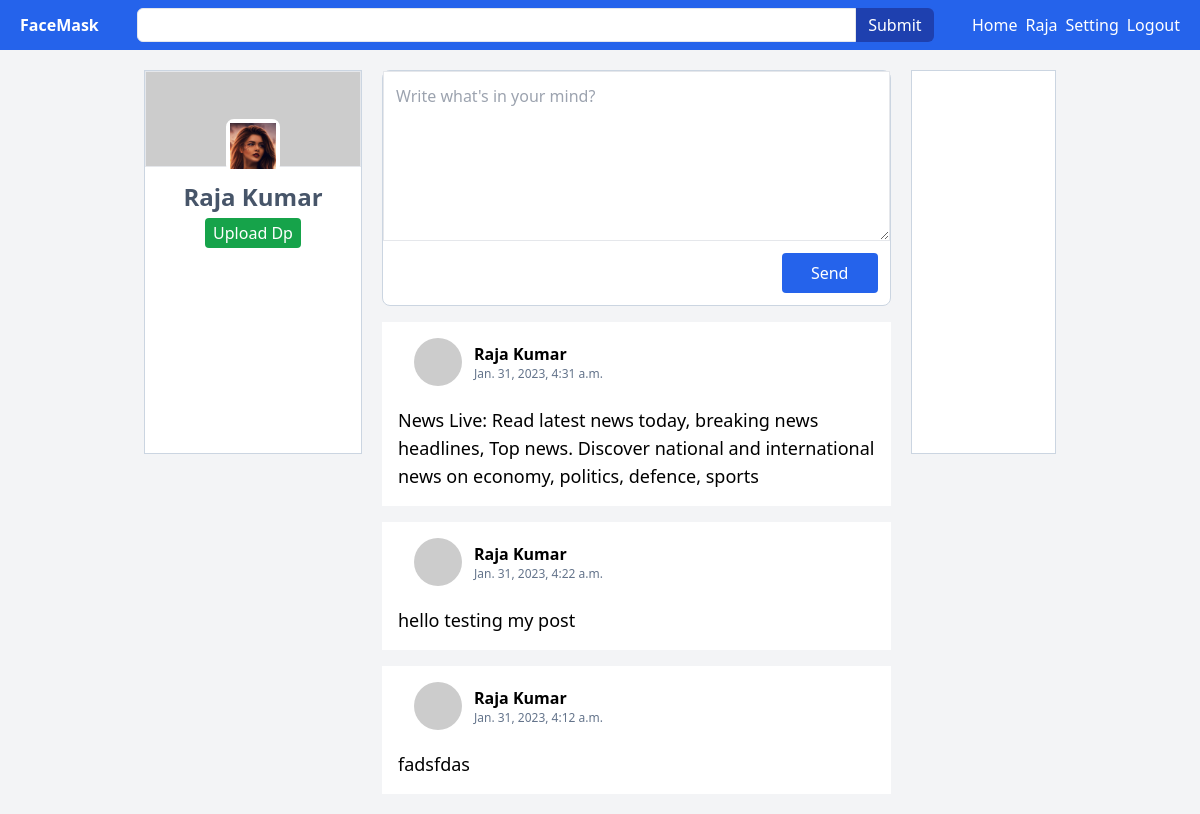
Page /profile/ (signed in) on the committed database.
### social/models.py (models this page shows, shortened)
class Account(models.Model):
    user = models.OneToOneField(User, on_delete=models.CASCADE)
    contact = models.IntegerField()
    dob = models.DateField()
    gender = models.CharField(max_length=5, choices=GENDER)
    dp = models.ImageField(upload_to="dp/", blank=True, null=True)

class Post(models.Model):
    post_by = models.ForeignKey(User,on_delete=models.CASCADE)
    caption = models.TextField()
    date_of_creation = models.DateTimeField(auto_now_add=True)
    image = models.ImageField(upload_to="post/",null=True,blank=True)

### social/views.py (the view)
# urls.py: path("profile/", profile, name="profile"),
@login_required()
def profile(r):
    data = {}
    data['posts'] = Post.objects.order_by("-id")
    return render(r, "profile.html",data)

### templates/profile.html (shortened to what this page needs)
{%load static%}
<!DOCTYPE html>
<html lang="en">
<head>
    <script src="https://cdn.tailwindcss.com"></script>
</head>
<body class="bg-gray-100">
    <nav class="bg-blue-600 py-2 px-5 flex flex-1 justify-between items-center">
        <h1 class="text-white font-bold">FaceMask</h1>
        <form action="" method="get" class="flex gap-0">
            <input type="text" class="border px-3 py-1 outline-0 focus:outline-none rounded-l-md" size="70">
            <input type="submit" class="bg-blue-800 hover:bg-blue-900 text-white px-3 py-1 rounded-r-md">
        </form>
        <div class="flex gap-2 capitalize">
            <a href="" class="text-white hover:text-slate-200">Home</a>
            <a href="" class="text-white hover:text-slate-200">{{ user.first_name }}</a>
            <a href="" class="text-white hover:text-slate-200">Setting</a>
            <a href="{% url 'logout' %}" class="text-white hover:text-slate-200">logout</a>
        </div>
    </nav>
    <div class="flex gap-5 py-5 px-36">
        <div class="w-3/12">
            <div class="bg-white border border-slate-300 w-full h-96">
                <div class="flex flex-col">
                    <div class="flex flex-col gap-2 justify-center items-center">
                        <div class="w-1/4 mx-auto bg-slate-500 rounded-lg -mt-12 h-auto border-4 border-white">
                            <img src="{{user.account.dp.url}}" alt="">
                        </div>
                        <h2 class="font-bold text-slate-600 capitalize text-2xl ">{{ user.first_name }} {{ user.last_name }}</h2>
                        <form action="{% url 'uploadDp' %}" method="post" enctype="multipart/form-data">
                            <label for="upload" class="bg-green-600 text-white px-2 py-1 mt-3 rounded">
                                <span>Upload Dp</span>
                            </label>
                        </form>
                    </div>
                </div>
            </div>
        </div>
        <div class="w-7/12">
            <div class="bg-white border border-slate-300 w-full h-auto rounded-lg">
                <form action="{% url 'insertPost' %}" method="post" class="flex flex-col">
                    <textarea name="caption" id="" cols="30" rows="6" class="border focus:outline-none p-3" placeholder="Write what's in your mind?"></textarea>
                    <input type="submit" value="Send" class="bg-blue-600 cursor-pointer  text-white w-24 px-3 py-2 rounded hover:bg-blue-800 text-center ml-auto m-3">
                </form>
            </div>
            {% for post in posts %}
                <div class="bg-white mt-4 border-slate-300 w-full h-auto p-4">
                    <div class="flex justify-start gap-3 px-4 items-center">
                        <img src="https://picsum.photos/50" class="w-12 h-12 rounded-full" alt="">
                        <div class="flex flex-col">
                            <h2 class="font-semibold capitalize">{{ post.post_by.first_name }} {{ post.post_by.last_name }}</h2>
                            <p class="text-slate-500 text-xs">{{ post.date_of_creation }}</p>
                        </div>
                    </div>
                    <div class="flex mt-5">
                        <p class="text-lg">{{ post.caption }}</p>
                    </div>
                </div>
            {% endfor %}
        </div>
        <div class="w-2/12">
            <div class="bg-white border border-slate-300 w-full h-96"></div>
        </div>
    </div>
</body>
</html>

### rows in the picture
Post: post_by.first_name "Raja", post_by.last_name "Kumar", date_of_creation "Jan. 31, 2023, 4:31 a.m.", caption "News Live: Read latest news today, breaking news headlines, Top news. Discover national and international news on economy, politics, defence, sports"
Post: post_by.first_name "Raja", post_by.last_name "Kumar", date_of_creation "Jan. 31, 2023, 4:22 a.m.", caption "hello testing my post"
Post: post_by.first_name "Raja", post_by.last_name "Kumar", date_of_creation "Jan. 31, 2023, 4:12 a.m.", caption "fadsfdas"

### other values in the picture
{{ user.first_name }} "Raja"
{{ user.last_name }} "Kumar"
